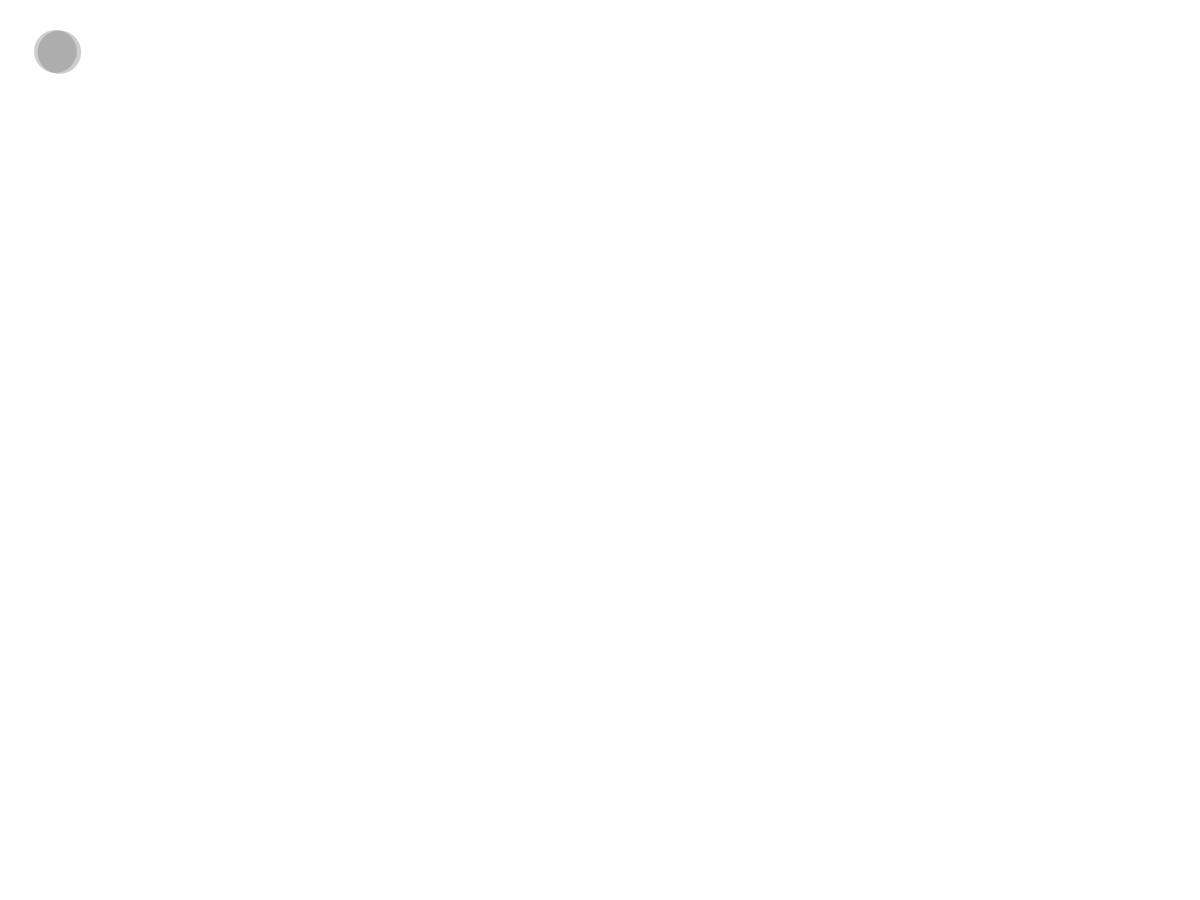
Frame 1 (no input)
Frame 60 (the mouse pressed at the canvas centre just before this capture): blank canvas, image omitted
Frame 120 (the mouse held since frame 60 and released just before this capture): blank canvas, image omitted

The Processing sketch that drew this single still picture (run headless with seeded random() and noise(); from frame 60 on, the mouse is pressed at the canvas centre):

// Processing sketch: chapter6
// ── chapter6.pde
int _num = 10;
Circle[] _circleArr = {};

void setup(){
    size(1200,900);
    background(255);
    smooth();
    strokeWeight(1);
    fill(150,50);
    drawCircles();
}

void draw(){
    background(255);
    for(int i=0; i<_circleArr.length; i++) {
        Circle thisCirc = _circleArr[i];
        thisCirc.updateMe();
    }

}

void mouseReleased(){
    drawCircles(); 
}

class Circle {
    float x, y;
    float radius;
    color linecol, fillcol;
    float alph;
    float xmove, ymove;

    Circle(){
        x = random(width);
        y = random(height);
        radius = random(100) + 10;
        linecol = color(255,0);
        fillcol = color(255,0);
        /* linecol = color(random(255), random(255), random(255)); */
        /* fillcol = color(random(255), random(255), random(255)); */
        alph = random(255);
        xmove = random(10) - 5;
        ymove = random(10) - 5;
    }

    void drawMe(){
        noStroke();
        fill(fillcol, alph);
        ellipse(x,y,radius*2,radius*2);
        stroke(linecol, 150);
        noFill();
        ellipse(x,y,10,10);

        boolean touching = false;
        for(int i=0; i<_circleArr.length; i++){
            Circle otherCirc = _circleArr[i];
            if(otherCirc != this){
                float dis = dist(x,y,otherCirc.x,otherCirc.y);
                float overlap = dis - radius - otherCirc.radius;
                if (overlap < 0){
                    float midx, midy;
                    midx = (x + otherCirc.x)/2;
                    midy = (y + otherCirc.y)/2;'
                    noStroke();
                    fill(noise(midx*0.01,midy*0.01)*255,noise(midx*0.02,midy*0.02)*255);
                    overlap += -1;
                    ellipse(midx, midy, overlap, overlap);
                }
            }
        }
        if(touching){
            if(alph > 0){alph--;}    
        } else {
            if(alph < 255){alph += 2;}
        }
    }

    void updateMe(){
        x += xmove;
        y += ymove;
        x += xmove;
        if (x > (width + radius)){ x = 0 - radius; }
        if (x < (0 - radius)){ x = width + radius; }
        if (y > (width + radius)){ y = 0 - radius; }
        if (y < (0 - radius )){ y = width + radius; }
        drawMe();
    }
}

void drawCircles(){
    for(int i=0; i<_num; i++){
        Circle thisCirc = new Circle();
        thisCirc.drawMe();
        _circleArr = (Circle[])append(_circleArr,thisCirc);
    }
}
